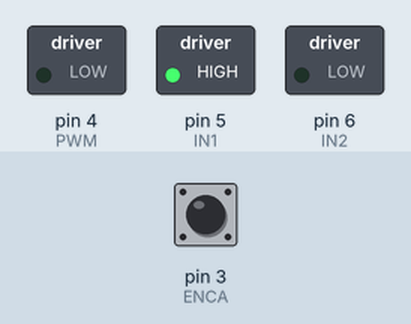
The sketch below on a simulated Arduino Uno, built with avr-gcc and run on an emulated ATmega328P. On the bench: switched loads named in the sketch (green lamp = pin HIGH). The inputs (shaded band) are chosen by the test bench; at power-on: pin 3 (ENCA) HIGH. What the sketch prints to the serial monitor is not drawn.

Above: at 0.21 s.
Timing chart, 0 to 1.9 s (numbered marks = the images above):
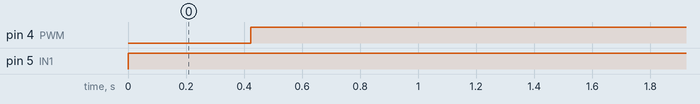

Measured:
- by itself, pin 4 (PWM): LOW → HIGH at 0.42 s
- by itself, pin 5 (IN1): LOW → HIGH at 0.00 s

The sketch:

DC_Motor_PID.ino
```cpp
// Pins
#define ENCA 3 // Green
#define ENCB 2 //Yellow
#define PWM 4
#define IN1 5
#define IN2 6
#define POT A0

// Globals
long prevT = 0;
int posPrev = 0;
volatile int pos_i = 0;
volatile float velocity_i = 0;
volatile long prevT_i = 0;

float v1Filt = 0;
float v1Prev = 0;
float v2Filt = 0;
float v2Prev = 0;
static float vtFiltered = 200;


float eintegral = 0;
float eprev = 0;
int pwr = 0;
float e = 0; // Sinal de erro na realimentação

//Ajuste os ganhos
float kp = 0.32; //0.5;
float ki = 0.8; //0.5;
float kd = 0.2; //0.5

float e_integral_max = 600; // Limite para o erro integral

void setup() {
  Serial.begin(115200);

  pinMode(ENCA, INPUT);
  pinMode(ENCB, INPUT);
  pinMode(PWM, OUTPUT);
  pinMode(IN1, OUTPUT);
  pinMode(IN2, OUTPUT);

  attachInterrupt(digitalPinToInterrupt(ENCA), readEncoder, RISING);
}

void loop() {
  int pos = 0;
  float velocity2 = 0;

  // Obter posição e velocidade
  getEncoderData(pos, velocity2);

  // Calcular velocidade
  float deltaT = 0;
  float v1 = computeVelocity(pos, deltaT);

  // Filtrar sinais de velocidade
  filterVelocities(v1, velocity2);
/*
  // Ler o valor desejado do potenciômetro
  float vt = readTargetSpeed();
  vtFiltered = 0.9 * vtFiltered + 0.1 * vt;  // Filtragem simples da referência
*/
  // Calcular o sinal de controle PID
  float u = computePID(vtFiltered, v1Filt, deltaT);

  // Configurar o motor
  controlMotor(u);

  // Saída para depuração
  debugOutput(vtFiltered, v1Filt, v1, e, pwr);

  attachInterrupt(digitalPinToInterrupt(ENCA), readEncoder, RISING);
  delay(25);
}

// Função para obter posição e velocidade do encoder
void getEncoderData(int &pos, float &velocity2) {
  noInterrupts(); // Desativar interrupções ao ler dados
  pos = pos_i;
  velocity2 = velocity_i;
  interrupts(); // Reativar interrupções
}

// Função para calcular velocidade com base na posição
float computeVelocity(int pos, float &deltaT) {
  long currT = micros();
  deltaT = ((float)(currT - prevT)) / 1.0e6;
  float velocity = (pos - posPrev) / deltaT;
  posPrev = pos;
  prevT = currT;
  return velocity / 600.0 * 60.0; // Converter para RPM
}

// Função para filtrar velocidades
void filterVelocities(float v1, float v2) {
  v1Filt = 0.854 * v1Filt + 0.0728 * v1 + 0.0728 * v1Prev;
  v1Prev = v1;
  v2Filt = 0.854 * v2Filt + 0.0728 * v2 + 0.0728 * v2Prev;
  v2Prev = v2;
}

// Função para ler o valor alvo do potenciômetro
float readTargetSpeed() {
  int pot = analogRead(POT);
  int pot_scaled = map(pot, 0, 1023, 0, 285);
  return pot_scaled;
}

// Função para calcular o sinal de controle PID
float computePID(float vt1, float v1Filt, float deltaT) {
  e = vt1 - v1Filt;

  // Atualizar erro integral com limite
  eintegral += e * deltaT;
  if (eintegral > e_integral_max) {
    eintegral = e_integral_max;
  } else if (eintegral < -e_integral_max) {
    eintegral = -e_integral_max;
  }

  // Calcular erro derivativo
  float ederiv = (e - eprev) / deltaT;
  eprev = e;

  // Calcular o sinal PID
  return kp * e + ki * eintegral + kd * ederiv;
}

// Função para configurar o motor
void controlMotor(float u) {
  int dir = (u < 0) ? -1 : 1;
  pwr = (int)fabs(u);
  if (pwr > 255) {
    pwr = 255;
  }
  setMotor(dir, pwr, PWM, IN1, IN2);
}

// Função para saída de depuração
void debugOutput(float vt1, float v1Filt, float v1, float erro, int pwm) {
  Serial.print(vt1);
  Serial.print(" ");
  Serial.print(v1Filt);
  Serial.print(" ");
  Serial.print(pwm);
  Serial.println();
}

void setMotor(int dir, int pwmVal, int pwm, int in1, int in2) {
  analogWrite(pwm, pwmVal); // Velocidade do motor
  if (dir == 1) {
    digitalWrite(in1, HIGH);
    digitalWrite(in2, LOW);
  } else if (dir == -1) {
    digitalWrite(in1, LOW);
    digitalWrite(in2, HIGH);
  } else {
    digitalWrite(in1, LOW);
    digitalWrite(in2, LOW);
  }
}

void readEncoder() {
  int b = digitalRead(ENCB);
  int increment = (b > 0) ? 1 : -1;
  pos_i += increment;

  long currT = micros();
  float deltaT = ((float)(currT - prevT_i)) / 1.0e6;
  velocity_i = increment / deltaT;
  prevT_i = currT;
}
```
